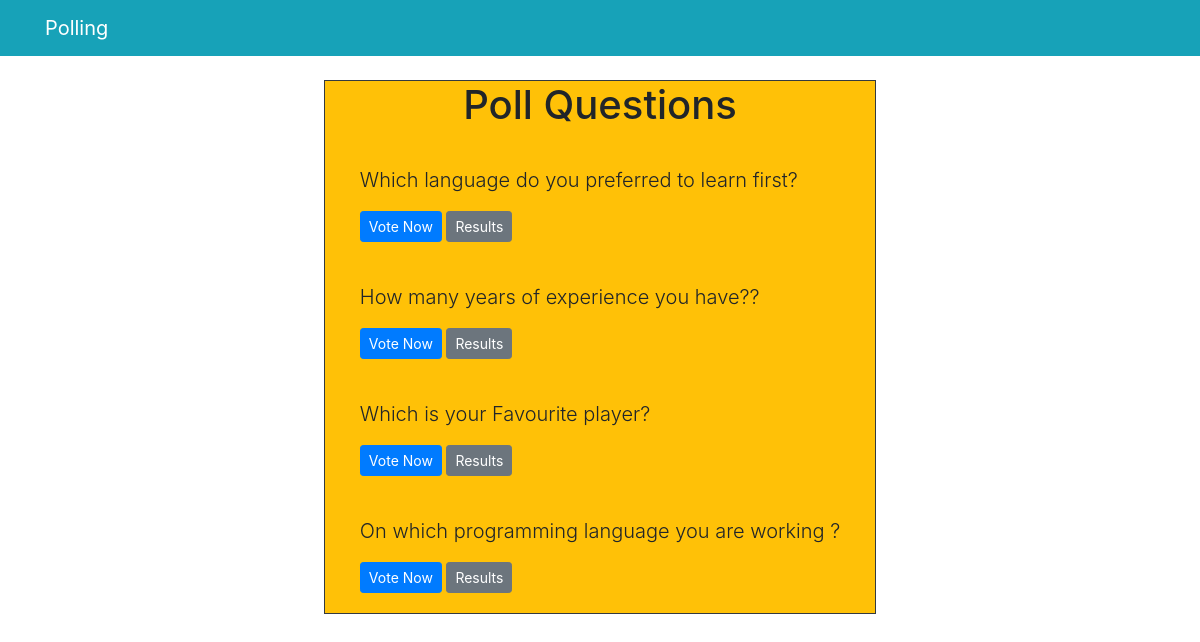
Screenshot of /polls/ with the database file from the repository.
### polls/models.py (models this page shows, shortened)
class Question(models.Model):
	question_text = models.CharField(max_length = 200)
	pub_date = models.DateTimeField('date published')

### polls/views.py (the view)
# urls.py: path('', views.index, name='index')
def index(request):
	latest_question_list = Question.objects.order_by('-pub_date')[:5]
	context = {'latest_question_list': latest_question_list}
	return render(request, 'polls/index.html', context)

### templates/polls/index.html
{% extends 'base.html' %}
{% block content %}
<div class="container bg-warning border border-dark">
<h1 class ="text-center mb-3">Poll Questions</h1>
{% if latest_question_list %}
{% for question in latest_question_list %}
<div class ="card-mb-3">
	<div class ="card-body">
		<p class ="lead">{{ question.question_text }}</p>
		<a href ="{% url 'polls:detail' question.id %}" class ="btn btn-primary btn-sm">Vote Now</a>
		<a href ="{% url 'polls:results' question.id %}" class ="btn btn-secondary btn-sm">Results</a>
	</div>
</div>
{% endfor %}
{% else %}
</div>
<p>No polls available</p>
{% endif %}
{% endblock %}

### rows the page displays
Question: question_text "Which language do you preferred to learn first?"
Question: question_text "How many years of experience you have??"
Question: question_text "Which is your Favourite player?"
Question: question_text "On which programming language you are working ?"
